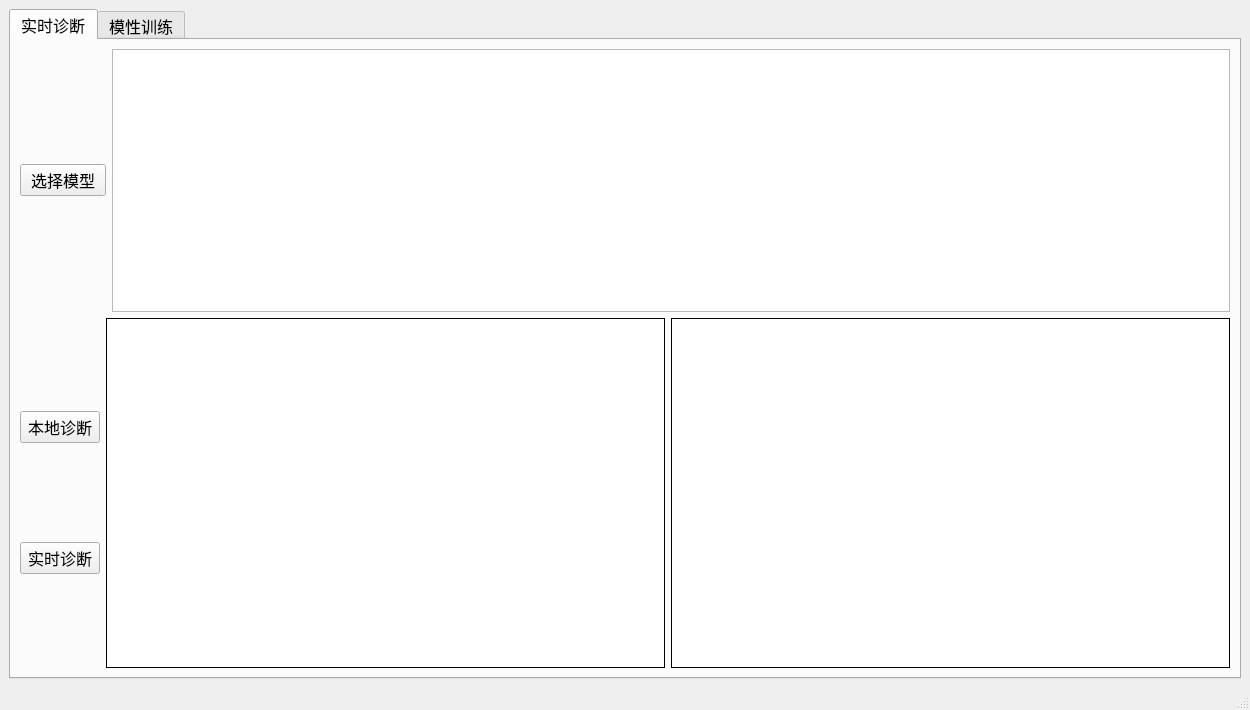
<?xml version="1.0" encoding="UTF-8"?>
<ui version="4.0">
 <class>MainWindow</class>
 <widget class="QMainWindow" name="MainWindow">
  <property name="geometry">
   <rect>
    <x>0</x>
    <y>0</y>
    <width>1250</width>
    <height>710</height>
   </rect>
  </property>
  <property name="windowTitle">
   <string>滚动轴承故障诊断实验台</string>
  </property>
  <property name="windowIcon">
   <iconset>
    <normaloff>images/bearIcon.png</normaloff>images/bearIcon.png</iconset>
  </property>
  <widget class="QWidget" name="centralwidget">
   <layout class="QHBoxLayout" name="horizontalLayout_7">
    <item>
     <widget class="QTabWidget" name="tabWidget">
      <property name="font">
       <font>
        <pointsize>12</pointsize>
       </font>
      </property>
      <property name="currentIndex">
       <number>0</number>
      </property>
      <widget class="QWidget" name="tw_real_time_diagnosis">
       <property name="font">
        <font>
         <pointsize>12</pointsize>
        </font>
       </property>
       <attribute name="title">
        <string>实时诊断</string>
       </attribute>
       <layout class="QHBoxLayout" name="horizontalLayout_3">
        <item>
         <layout class="QVBoxLayout" name="verticalLayout" stretch="3,4">
          <item>
           <layout class="QHBoxLayout" name="horizontalLayout" stretch="1,13">
            <item>
             <widget class="QPushButton" name="pb_select_model">
              <property name="toolTip">
               <string>请选择 .m 或 .h5 格式的文件</string>
              </property>
              <property name="text">
               <string>选择模型</string>
              </property>
             </widget>
            </item>
            <item>
             <widget class="QGraphicsView" name="gv_visual_diagnosis_data"/>
            </item>
           </layout>
          </item>
          <item>
           <layout class="QHBoxLayout" name="horizontalLayout_6">
            <item>
             <layout class="QVBoxLayout" name="verticalLayout_2">
              <item>
               <widget class="QPushButton" name="pb_local_diagnosis">
                <property name="toolTip">
                 <string>选择本地的数据进行诊断</string>
                </property>
                <property name="text">
                 <string>本地诊断</string>
                </property>
               </widget>
              </item>
              <item>
               <widget class="QPushButton" name="pb_real_time_diagnosis">
                <property name="toolTip">
                 <string>自动采集实时信号并进行诊断</string>
                </property>
                <property name="text">
                 <string>实时诊断</string>
                </property>
               </widget>
              </item>
             </layout>
            </item>
            <item>
             <layout class="QHBoxLayout" name="horizontalLayout_2" stretch="1,1">
              <item>
               <widget class="QTextBrowser" name="tb_diagnosis_result">
                <property name="styleSheet">
                 <string notr="true">border-style:solid;
border-width:1px;</string>
                </property>
               </widget>
              </item>
              <item>
               <widget class="QLabel" name="l_diagnosis_result">
                <property name="styleSheet">
                 <string notr="true">background-color: rgb(255, 255, 255);
border-style:solid;
border-width:1px;</string>
                </property>
                <property name="text">
                 <string/>
                </property>
               </widget>
              </item>
             </layout>
            </item>
           </layout>
          </item>
         </layout>
        </item>
       </layout>
      </widget>
      <widget class="QWidget" name="tw_train_model">
       <attribute name="title">
        <string>模性训练</string>
       </attribute>
       <layout class="QHBoxLayout" name="horizontalLayout_8">
        <item>
         <layout class="QHBoxLayout" name="horizontalLayout_5">
          <item>
           <layout class="QVBoxLayout" name="verticalLayout_7">
            <item>
             <widget class="QPushButton" name="pb_select_file">
              <property name="toolTip">
               <string>请选择 .mat 格式文件</string>
              </property>
              <property name="text">
               <string>选择文件</string>
              </property>
             </widget>
            </item>
            <item>
             <widget class="QPushButton" name="pb_visual_data">
              <property name="text">
               <string>数据可视化</string>
              </property>
             </widget>
            </item>
            <item>
             <layout class="QVBoxLayout" name="verticalLayout_4">
              <item>
               <spacer name="verticalSpacer_2">
                <property name="orientation">
                 <enum>Qt::Vertical</enum>
                </property>
                <property name="sizeHint" stdset="0">
                 <size>
                  <width>20</width>
                  <height>40</height>
                 </size>
                </property>
               </spacer>
              </item>
              <item>
               <widget class="QLabel" name="l_select_model">
                <property name="text">
                 <string>请选择模型：</string>
                </property>
               </widget>
              </item>
              <item>
               <widget class="QComboBox" name="comb_select_model">
                <item>
                 <property name="text">
                  <string>1D_CNN</string>
                 </property>
                </item>
                <item>
                 <property name="text">
                  <string>LSTM</string>
                 </property>
                </item>
                <item>
                 <property name="text">
                  <string>GRU</string>
                 </property>
                </item>
                <item>
                 <property name="text">
                  <string>随机森林</string>
                 </property>
                </item>
               </widget>
              </item>
             </layout>
            </item>
            <item>
             <spacer name="verticalSpacer">
              <property name="orientation">
               <enum>Qt::Vertical</enum>
              </property>
              <property name="sizeHint" stdset="0">
               <size>
                <width>20</width>
                <height>40</height>
               </size>
              </property>
             </spacer>
            </item>
            <item>
             <widget class="QPushButton" name="pb_start_training">
              <property name="text">
               <string>开始训练</string>
              </property>
             </widget>
            </item>
            <item>
             <spacer name="verticalSpacer_5">
              <property name="orientation">
               <enum>Qt::Vertical</enum>
              </property>
              <property name="sizeHint" stdset="0">
               <size>
                <width>20</width>
                <height>40</height>
               </size>
              </property>
             </spacer>
            </item>
            <item>
             <layout class="QVBoxLayout" name="verticalLayout_5">
              <item>
               <widget class="QLabel" name="l_select_show">
                <property name="text">
                 <string>结果展示方式:</string>
                </property>
               </widget>
              </item>
              <item>
               <widget class="QRadioButton" name="rb_classification_report">
                <property name="text">
                 <string>分类报告</string>
                </property>
                <property name="checked">
                 <bool>true</bool>
                </property>
                <attribute name="buttonGroup">
                 <string notr="true">buttonGroup</string>
                </attribute>
               </widget>
              </item>
              <item>
               <widget class="QRadioButton" name="rb_confusion_matrix">
                <property name="text">
                 <string>混淆矩阵</string>
                </property>
                <attribute name="buttonGroup">
                 <string notr="true">buttonGroup</string>
                </attribute>
               </widget>
              </item>
              <item>
               <widget class="QRadioButton" name="rb_roc">
                <property name="text">
                 <string>ROC曲线</string>
                </property>
                <attribute name="buttonGroup">
                 <string notr="true">buttonGroup</string>
                </attribute>
               </widget>
              </item>
              <item>
               <widget class="QRadioButton" name="rb_precision_recall">
                <property name="text">
                 <string>精度召回曲线</string>
                </property>
                <attribute name="buttonGroup">
                 <string notr="true">buttonGroup</string>
                </attribute>
               </widget>
              </item>
              <item>
               <widget class="QRadioButton" name="rb_loss_curcv">
                <property name="text">
                 <string>损失曲线</string>
                </property>
                <attribute name="buttonGroup">
                 <string notr="true">buttonGroup</string>
                </attribute>
               </widget>
              </item>
              <item>
               <widget class="QRadioButton" name="rb_acc_curcv">
                <property name="text">
                 <string>正确率曲线</string>
                </property>
                <attribute name="buttonGroup">
                 <string notr="true">buttonGroup</string>
                </attribute>
               </widget>
              </item>
              <item>
               <widget class="QPushButton" name="pb_show_result">
                <property name="text">
                 <string>确定</string>
                </property>
               </widget>
              </item>
              <item>
               <spacer name="verticalSpacer_3">
                <property name="orientation">
                 <enum>Qt::Vertical</enum>
                </property>
                <property name="sizeHint" stdset="0">
                 <size>
                  <width>20</width>
                  <height>40</height>
                 </size>
                </property>
               </spacer>
              </item>
             </layout>
            </item>
            <item>
             <widget class="QPushButton" name="pb_save_model">
              <property name="text">
               <string>保存模型</string>
              </property>
             </widget>
            </item>
           </layout>
          </item>
          <item>
           <layout class="QVBoxLayout" name="verticalLayout_6" stretch="3,4">
            <item>
             <widget class="QGraphicsView" name="gv_visual_data"/>
            </item>
            <item>
             <layout class="QHBoxLayout" name="horizontalLayout_4" stretch="1,1">
              <item>
               <widget class="QTextBrowser" name="tb_train_result">
                <property name="styleSheet">
                 <string notr="true">border-style:solid;
border-width:1px;</string>
                </property>
               </widget>
              </item>
              <item>
               <widget class="QLabel" name="l_train_result">
                <property name="styleSheet">
                 <string notr="true">background-color: rgb(255, 255, 255);
border-style:solid;
border-width:1px;</string>
                </property>
                <property name="text">
                 <string/>
                </property>
               </widget>
              </item>
             </layout>
            </item>
           </layout>
          </item>
         </layout>
        </item>
       </layout>
      </widget>
     </widget>
    </item>
   </layout>
  </widget>
  <widget class="QMenuBar" name="menubar">
   <property name="geometry">
    <rect>
     <x>0</x>
     <y>0</y>
     <width>1250</width>
     <height>26</height>
    </rect>
   </property>
  </widget>
  <widget class="QStatusBar" name="statusbar"/>
 </widget>
 <resources/>
 <connections/>
 <buttongroups>
  <buttongroup name="buttonGroup"/>
 </buttongroups>
</ui>
